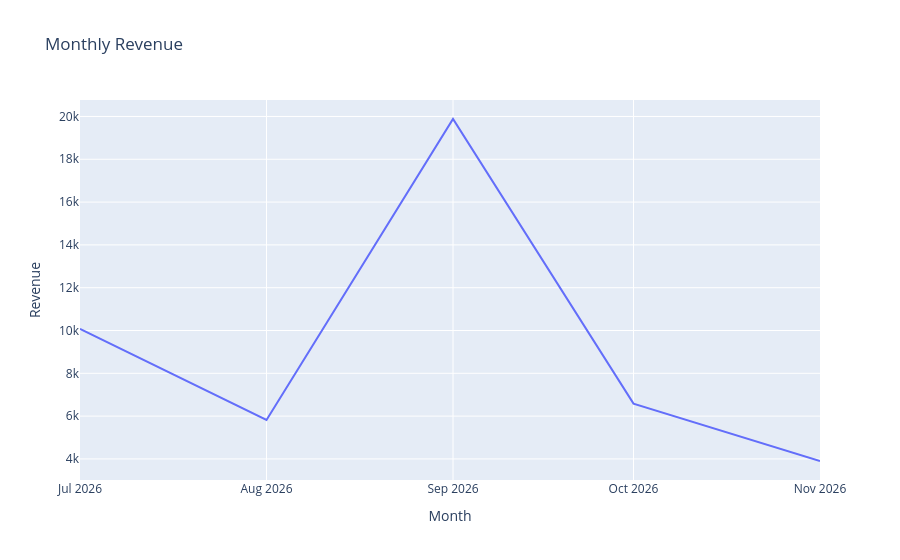

The code cell stored with this chart in its notebook:
### Code cell
import sys; sys.path.insert(0, "src")
from agent.agent import ask
from agent.tools import FIGURES

answer, history = ask("Plot monthly revenue and tell me if there's a trend.", df)
print(answer)
FIGURES[-1]      # last line of the cell renders the interactive chart

### Figure 1 — Plotly figure (JSON) as saved in the notebook; plotly's stock layout.template omitted (floating-point values rounded to 4 significant figures)
{"data": [{"hovertemplate": "Month=%{x}<br>Revenue=%{y}<extra></extra>", "legendgroup": "", "line": {"color": "#636efa", "dash": "solid"}, "marker": {"symbol": "circle"}, "mode": "lines", "name": "", "orientation": "v", "showlegend": false, "type": "scatter", "x": ["2026-07-01T00:00:00", "2026-08-01T00:00:00", "2026-09-01T00:00:00", "2026-10-01T00:00:00", "2026-11-01T00:00:00"], "xaxis": "x", "y": [10080.0, 5821.0, 19880.0, 6585.0, 3903.0], "yaxis": "y"}], "layout": {"legend": {"tracegroupgap": 0}, "title": {"text": "Monthly Revenue"}, "xaxis": {"anchor": "y", "domain": [0, 1], "dtick": "M1", "title": {"text": "Month"}}, "yaxis": {"anchor": "x", "domain": [0, 1], "title": {"text": "Revenue"}}}}
